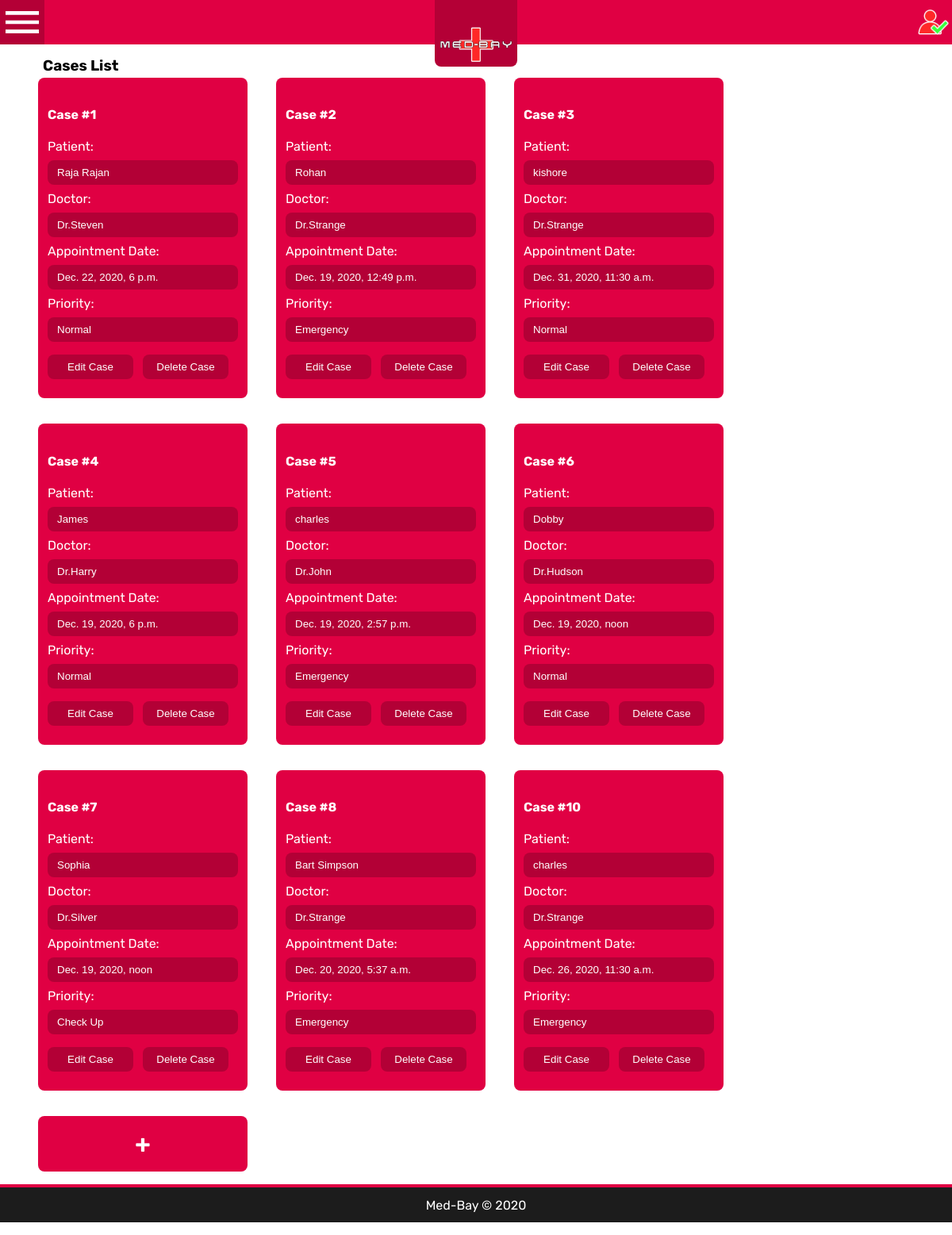
Page /staff/list_cases (signed in) on the committed database.
### patients/models.py (models this page shows, shortened)
class Cases(models.Model):
    states = (("e", "Emergency"), ("n", "Normal"), ("c", "Checkup"))
    status_options = (("t", "ToDo"), ("i", "in progress"), ("d", "done"))
    doctor = models.ForeignKey(Doctor, on_delete=models.SET_NULL, null=True)
    patient = models.ForeignKey(Patient, on_delete=models.SET_NULL, null=True)
    desc = models.TextField(null=True)
    appointed_date = models.DateTimeField("appointment date")
    state = models.CharField(max_length=3, choices=states)
    status = models.CharField(max_length=3, choices=status_options)

class Patient(models.Model):
    blood_types = (("A+", "A+"), ("B+", "B+"), ("O+", "O+"), ("AB+", "AB+"),
                   ("A-", "A-"), ("B-", "B-"), ("O-", "O-"), ("AB-", "AB-"))
    gender_list = (("M", "male"), ("F", "female"), ("T", "trans"))
    name = models.CharField(max_length=100)
    age = models.IntegerField()
    gender = models.CharField(max_length=20, choices=gender_list)
    blood_type = models.CharField(max_length=5, choices=blood_types)
    email = models.EmailField()
    phone = models.CharField(max_length=10, default=None)

### doctors/models.py (models this page shows, shortened)
class Doctor(models.Model):
    user = models.OneToOneField(Staff, on_delete=models.CASCADE)
    speciality = models.CharField(max_length=50)
    availability = models.BooleanField(default=False)
    visit_cost = models.IntegerField(default=0)

### admins/models.py (models this page shows, shortened)
class Staff(models.Model):
    user = models.OneToOneField(User, on_delete=models.CASCADE)
    phone = models.CharField(max_length=10)
    role = models.CharField(max_length=20, choices=roles)

### admins/views.py (the view)
# urls.py: path('list_cases', views.list_cases, name="list_cases")
@login_required()
def list_cases(request):
    validate_access(request, 'a')
    cases = Cases.objects.filter(status='t')
    if 'delete_id' in request.GET:
        case = cases.get(id=int(request.GET['delete_id']))
        case.delete()
    return render(request, "admins/list_cases.html", context={'cases': cases})

### admins/utils.py (called while the page is built)
def validate_access(request, role, message=""):
    user = User.objects.get(username=request.user)
    if user.staff.role != role:
        raise PermissionDenied(message)
    return user

### admins/templates/admins/list_cases.html (shortened to what this page needs)
{%extends "template.html"%}
{% block body %}
<div class="root-container">
    <h3 class="list-title">Cases List</h3><br>
    <div class="list-container">
    {% for case in cases %}
        <div id="{{case.id}}" class="container" style="width: 20vw;">
            <h4>Case #{{case.id}}</h4>
            <label class="patient-detail-label">Patient:</label>
            <input class="item-detail" value="{{case.patient.name}}" readonly>
            <label class="patient-detail-label">Doctor:</label>
            <input class="item-detail" value="{{case.doctor.user.user.username}}" readonly>
            <label class="patient-detail-label">Appointment Date:</label>
            <input class="item-detail" value="{{case.appointed_date}}" readonly>
            <label class="item-detail-label">Priority:</label>
            {% if case.state == "n" %}
            <input class="item-detail" value="Normal" readonly>
            {% elif case.state == "c" %}
            <input class="item-detail" value="Check Up" readonly>
            {% elif case.state == "e" %}
            <input class="item-detail" value="Emergency" readonly>
            {%endif%}
            <span>
            <button class="item-detail" onclick="editCase({{case.id}})" style="width: 45%; margin-right: 2.5%">Edit Case</button><button class="item-detail" onclick="deleteCase({{case.id}})" style="width: 45%; margin-left: 2.5%">Delete Case</button>
            </span>
        </div>
    {%endfor%}
        <div class="container" style="width: 20vw;" onclick="location='{% url 'admins:create_case' %}'">
            <h1 style="margin: auto">+</h1>
        </div>
    </div>
</div>
{%endblock%}

### admins/static/style.css (style rules this page uses)
:root { --header-height: 7vh; --base-red: #E00043; --darker-red: #B40036; --dark-blue: #215880; }
.list-title { color: black; margin: 2vh 2vw -2vh 2vw; }
.item-detail { color: white; background-color: RGBA(0, 0, 0, 0.2); border-style: none; padding: 1vh 1vw 1vh 1vw; margin: 1vh 0 1vh 0; border-radius: 8px; transition: all 0.25s; }
.root-container { margin: auto; width: 95%; height: 100%; }
.list-container { display: flex; flex-wrap: wrap; }
.container { display: grid; background-color: var(--base-red); border-radius: 8px; padding: 2vh 1vw 2vh 1vw; grid-gap: 0px; margin: 2vh 1.5vw 2vh 1.5vw; transition: all 0.3s; }
body { margin: 0; height: 100%; color: white; font-family: 'Rubik'; background-color: white; overflow-x: hidden; }
button { border-style: none; padding: 0px; margin: 0px; color: white; flex-wrap: wrap; align-content: center; justify-content: center; }

### rows in the picture
Cases: id "1", patient.name "Raja Rajan", doctor.user.user.username "Dr.Steven", appointed_date "Dec. 22, 2020, 6 p.m."
Cases: id "2", patient.name "Rohan", doctor.user.user.username "Dr.Strange", appointed_date "Dec. 19, 2020, 12:49 p.m."
Cases: id "3", patient.name "kishore", doctor.user.user.username "Dr.Strange", appointed_date "Dec. 31, 2020, 11:30 a.m."
Cases: id "4", patient.name "James", doctor.user.user.username "Dr.Harry", appointed_date "Dec. 19, 2020, 6 p.m."
Cases: id "5", patient.name "charles", doctor.user.user.username "Dr.John", appointed_date "Dec. 19, 2020, 2:57 p.m."
Cases: id "6", patient.name "Dobby", doctor.user.user.username "Dr.Hudson", appointed_date "Dec. 19, 2020, noon"
Cases: id "7", patient.name "Sophia", doctor.user.user.username "Dr.Silver", appointed_date "Dec. 19, 2020, noon"
Cases: id "8", patient.name "Bart Simpson", doctor.user.user.username "Dr.Strange", appointed_date "Dec. 20, 2020, 5:37 a.m."
Cases: id "10", patient.name "charles", doctor.user.user.username "Dr.Strange", appointed_date "Dec. 26, 2020, 11:30 a.m."
